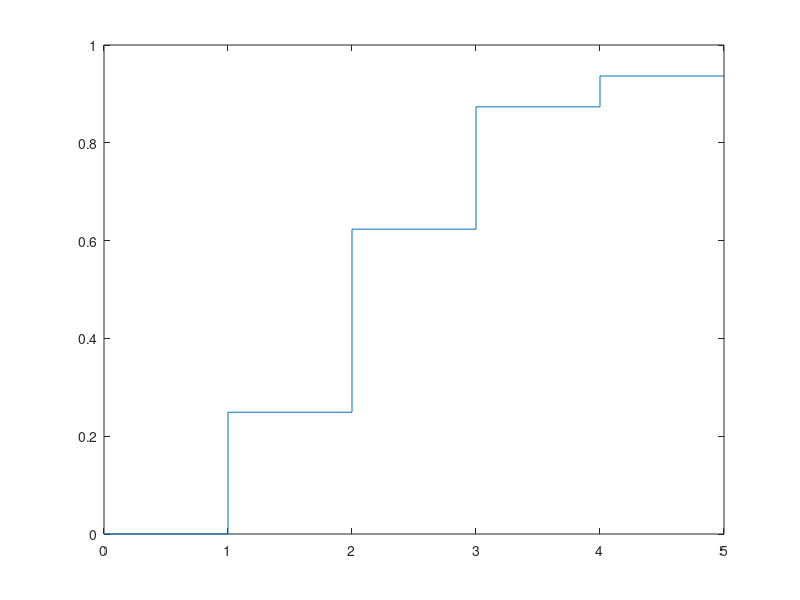

The MATLAB script that drew this image:
%% A
clc
clear all
pool = rand(4, 1e5) >=0.5;
prob=1:4;
for i=1:4
    a= sum(pool)==i;
    prob(i)=mean(a);
end;
stairs(-1:5,[0,0, prob,0]);      %<- massa de probabilidade
stairs(0:5, cumsum([0,prob,0])); %<- probabilidade acumulada